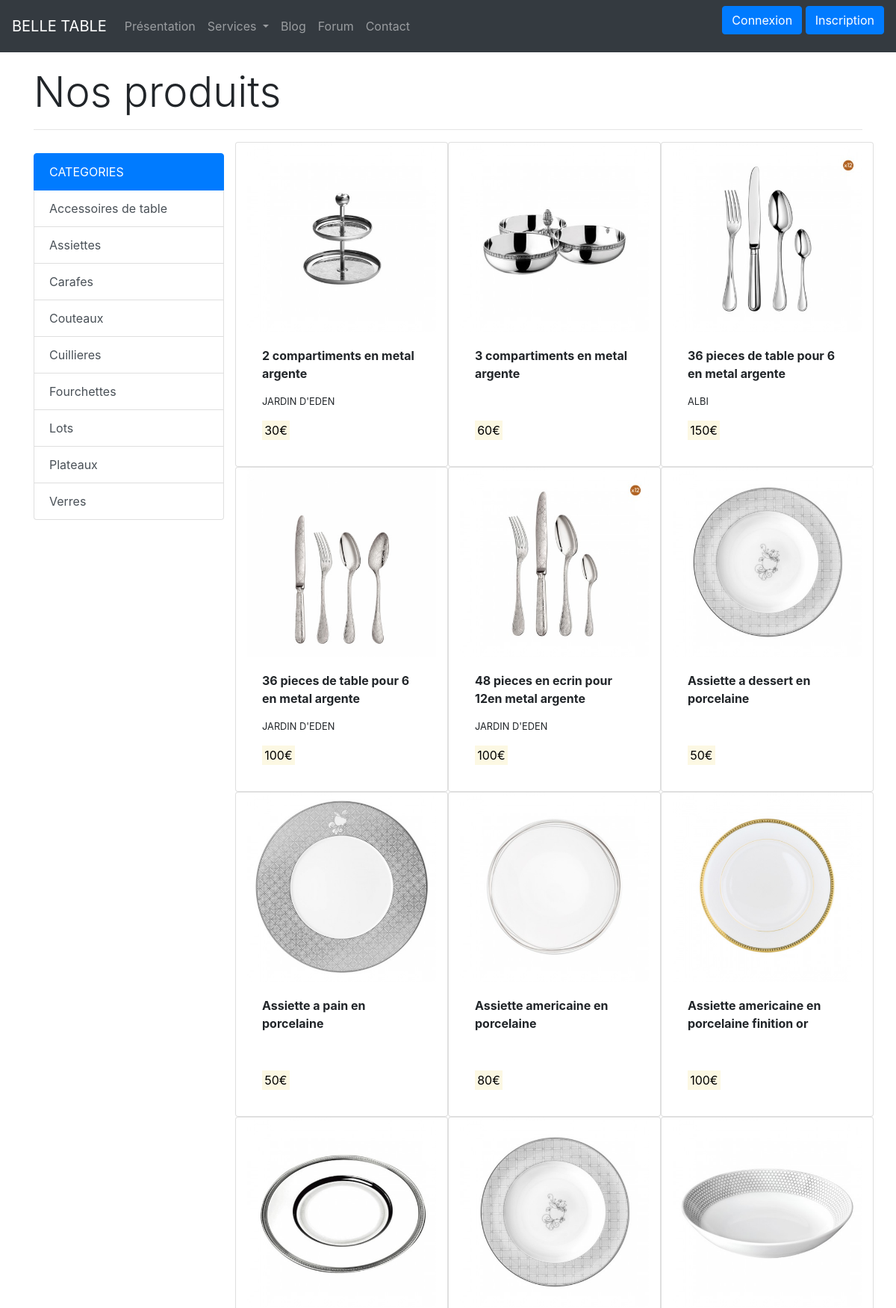
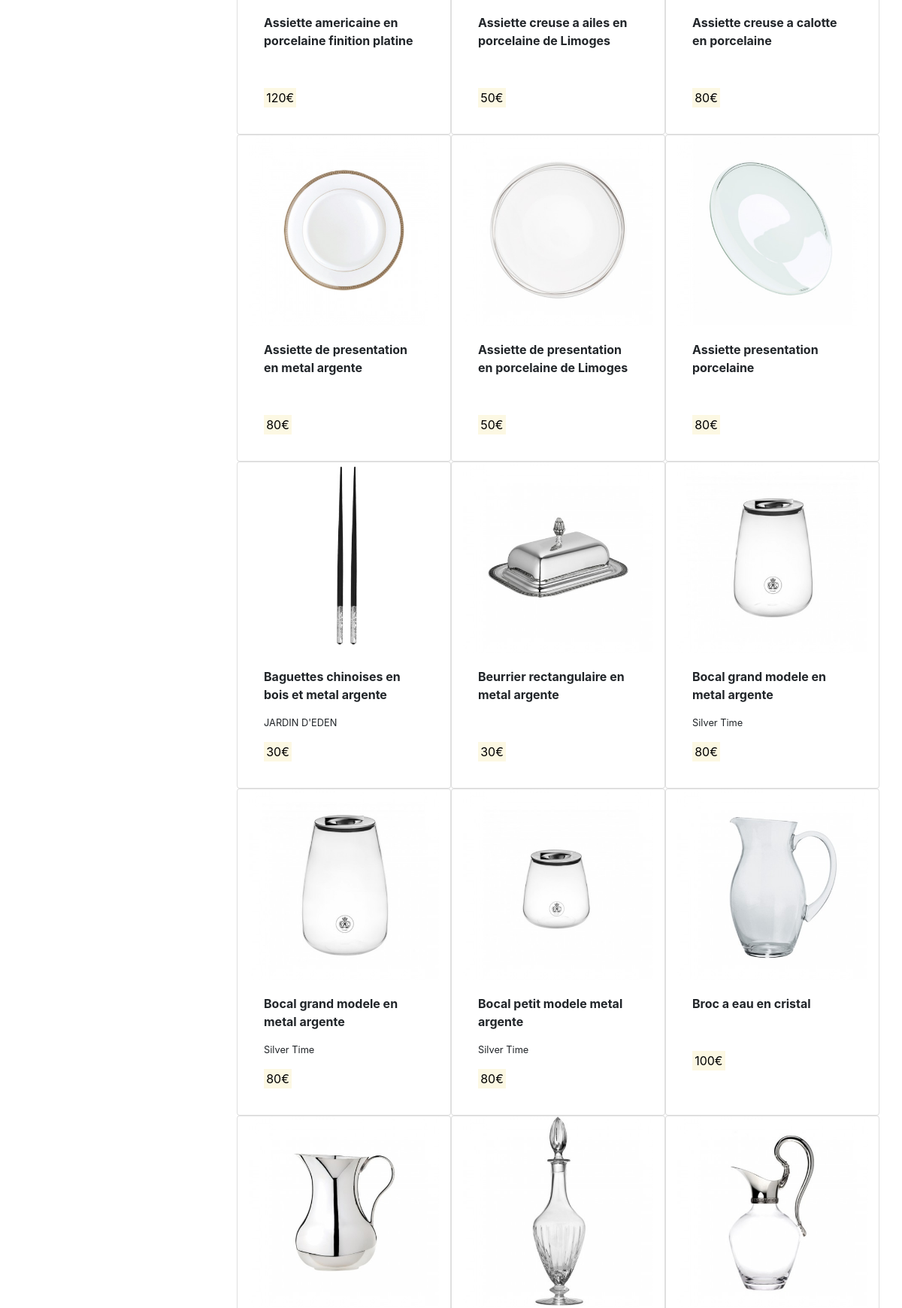
/produits.php (upper part), run on the app's committed database (2 pictures, top to bottom).
### tables this page shows
CREATE TABLE IF NOT EXISTS `categorie` (
  `id_categorie` int(11) NOT NULL AUTO_INCREMENT,
  `nom_categorie` varchar(255) NOT NULL,
  PRIMARY KEY (`id_categorie`)
);

CREATE TABLE IF NOT EXISTS `produit` (
  `id` int(11) NOT NULL AUTO_INCREMENT,
  `nom` varchar(255) NOT NULL,
  `description` text NOT NULL,
  `prix` int(11) NOT NULL,
  `categorie_id` int(11) NOT NULL,
  `marque_id` int(11) NOT NULL,
  PRIMARY KEY (`id`)
);

CREATE TABLE IF NOT EXISTS `marque` (
  `id_marque` int(11) NOT NULL AUTO_INCREMENT,
  `nom_marque` varchar(25) NOT NULL,
  PRIMARY KEY (`id_marque`)
);

### produits.php (the view, shortened to what this page needs)
<?php $titrePage = "Produits";
include('includes/header.php');
$con = sql_connect(); ?>
    <h1 class="display-4">Nos produits</h1>
    <hr />
    <div class="row">
        <div class="col-12 col-md-3" style="margin-top : 15px" >
            <ul class="list-group">
                <li class="list-group-item active">CATEGORIES</li>
                <?php
                $req1 = "SELECT * FROM categorie ORDER BY nom_categorie";
            $data =  mysqli_query($con, $req1);
            while($donnees_cat = mysqli_fetch_assoc($data)) { ?>
                <li class="list-group-item"><a class="list-group-item-action" href="produits.php?id=<?=$donnees_cat['id_categorie']?>"><?=ucfirst($donnees_cat['nom_categorie']);?></a></li>
            <?php } ?>
            </ul>
        </div>
        <div id="prez_produits" class="col-12 col-md-9 ">
            <div class="row">
            <?php
            if(isset($_GET['id']))
            {
                $id_cat = $_GET['id'];
                $req3 = "SELECT * FROM produit, marque WHERE produit.categorie_id = '$id_cat' AND produit.marque_id = marque.id_marque ORDER BY produit.nom";
                $data = mysqli_query($con, $req3);
            } else {
            $req2 = "SELECT * FROM produit, marque WHERE produit.marque_id = marque.id_marque ORDER BY produit.nom";
            $data = mysqli_query($con, $req2);
            }
            while($donnees = mysqli_fetch_assoc($data)) { ?>
                <div class="card col-12 col-md-6 col-lg-4 ">
                    <img class="card-img-top" src="images/produits/<?=$donnees['id']?>.jpg" alt="photo <?=$donnees['nom']?>" />
                    <div class="card-body">
                        <p class="card-title "><strong><?=$donnees['nom']?></strong></p>
                        <p><small><?php if($donnees['id_marque'] != 1) echo $donnees['nom_marque']; else { echo '<br />'; }?></small></p>
                        <p class="prix"><mark><?=$donnees['prix']?>€</mark> <i class="fas fa-shopping-basket"></i></p>
                    </div>
                </div>
            <?php } ?>
            </div>
        </div>
    </div>
<?php include('includes/footer.php'); ?>

### data on the page
categorie: nom_categorie "Accessoires de table"
categorie: nom_categorie "Assiettes"
categorie: nom_categorie "Carafes"
categorie: nom_categorie "Couteaux"
categorie: nom_categorie "Cuillieres"
categorie: nom_categorie "Fourchettes"
categorie: nom_categorie "Lots"
categorie: nom_categorie "Plateaux"
categorie: nom_categorie "Verres"
produit: shows a picture, nom "2 compartiments en metal argente", marque.nom_marque "JARDIN D'EDEN", prix "30"
produit: shows a picture, nom "3 compartiments en metal argente", prix "60"
produit: shows a picture, nom "36 pieces de table pour 6 en metal argente", marque.nom_marque "ALBI", prix "150"
produit: shows a picture, nom "36 pieces de table pour 6 en metal argente", marque.nom_marque "JARDIN D'EDEN", prix "100"
produit: shows a picture, nom "48 pieces en ecrin pour 12en metal argente", marque.nom_marque "JARDIN D'EDEN", prix "100"
produit: nom "Assiette a dessert en porcelaine", prix "50"
produit: shows a picture, nom "Assiette a pain en porcelaine", prix "50"
produit: nom "Assiette americaine en porcelaine", prix "80"
produit: shows a picture, nom "Assiette americaine en porcelaine finition or", prix "100"
produit: shows a picture, nom "Assiette americaine en porcelaine finition platine", prix "120"
produit: nom "Assiette creuse a ailes en porcelaine de Limoges", prix "50"
produit: shows a picture, nom "Assiette creuse a calotte en porcelaine", prix "80"
produit: shows a picture, nom "Assiette de presentation en metal argente", prix "80"
produit: nom "Assiette de presentation en porcelaine de Limoges", prix "50"
produit: shows a picture, nom "Assiette presentation porcelaine", prix "80"
produit: shows a picture, nom "Baguettes chinoises en bois et metal argente", marque.nom_marque "JARDIN D'EDEN", prix "30"
produit: shows a picture, nom "Beurrier rectangulaire en metal argente", prix "30"
produit: shows a picture, nom "Bocal grand modele en metal argente", marque.nom_marque "Silver Time", prix "80"
produit: shows a picture, nom "Bocal grand modele en metal argente", marque.nom_marque "Silver Time", prix "80"
produit: shows a picture, nom "Bocal petit modele metal argente", marque.nom_marque "Silver Time", prix "80"
produit: shows a picture, nom "Broc a eau en cristal", prix "100"
produit: shows a picture
produit: shows a picture
produit: shows a picture
